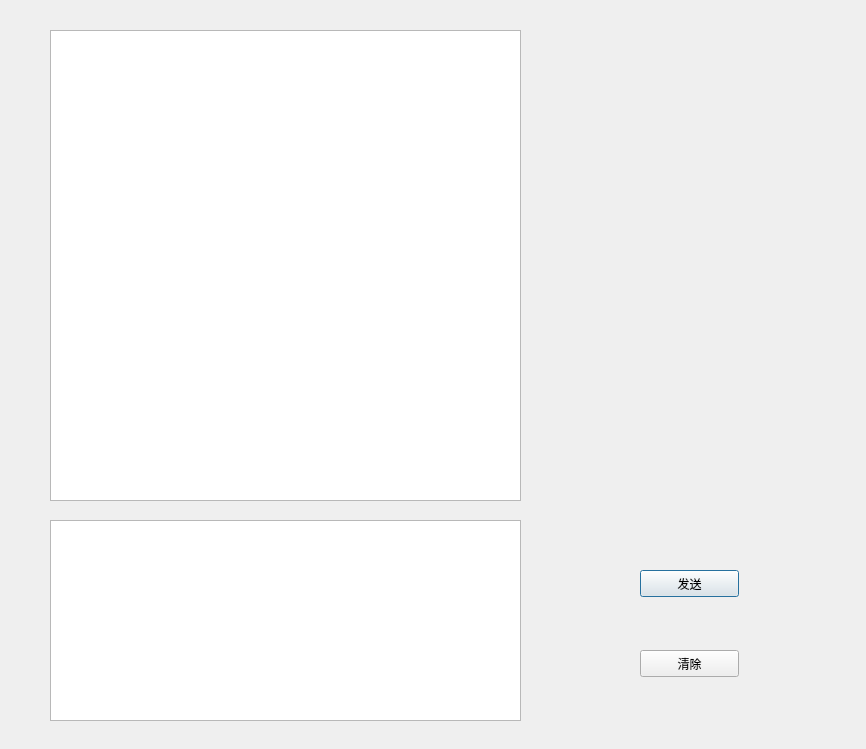
<?xml version="1.0" encoding="UTF-8"?>
<ui version="4.0">
 <class>Dialog</class>
 <widget class="QDialog" name="Dialog">
  <property name="geometry">
   <rect>
    <x>0</x>
    <y>0</y>
    <width>866</width>
    <height>749</height>
   </rect>
  </property>
  <property name="windowTitle">
   <string>Dialog</string>
  </property>
  <widget class="QTextEdit" name="chatmsg_textEdit">
   <property name="geometry">
    <rect>
     <x>50</x>
     <y>30</y>
     <width>471</width>
     <height>471</height>
    </rect>
   </property>
  </widget>
  <widget class="QTextEdit" name="sendmsg_textEdit">
   <property name="geometry">
    <rect>
     <x>50</x>
     <y>520</y>
     <width>471</width>
     <height>201</height>
    </rect>
   </property>
  </widget>
  <widget class="QPushButton" name="send_btn">
   <property name="geometry">
    <rect>
     <x>640</x>
     <y>570</y>
     <width>99</width>
     <height>27</height>
    </rect>
   </property>
   <property name="text">
    <string>发送</string>
   </property>
  </widget>
  <widget class="QPushButton" name="clear_btn">
   <property name="geometry">
    <rect>
     <x>640</x>
     <y>650</y>
     <width>99</width>
     <height>27</height>
    </rect>
   </property>
   <property name="text">
    <string>清除</string>
   </property>
  </widget>
  <widget class="QLabel" name="image_label">
   <property name="geometry">
    <rect>
     <x>570</x>
     <y>80</y>
     <width>231</width>
     <height>291</height>
    </rect>
   </property>
   <property name="text">
    <string/>
   </property>
  </widget>
 </widget>
 <resources/>
 <connections/>
</ui>
